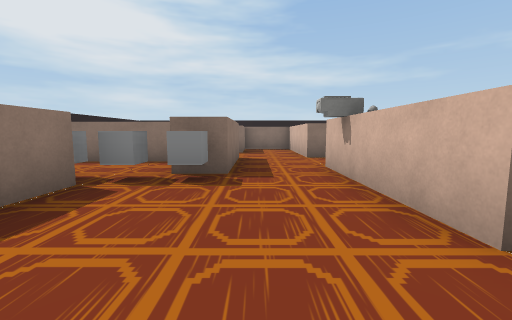
[1] (above)

14 first-person views from a walk through a 3-D level made in the Unity game engine. The camera is 0.72 m above the floor, tilts 6° down and sees 90° across. The floor is counted in squares, 1 m on a side. Each view is taken from the middle of a square. On the plan, view 1 faces up. The plan holds only what a view shows up to about 9 squares ahead; the rest is blank. The place goes on beyond the plan. The player is left out. Some surface patterns are stand-ins.

[2]
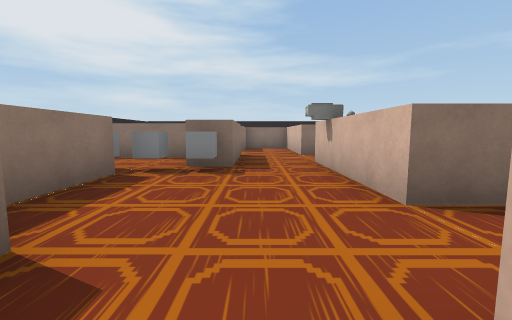

[3]
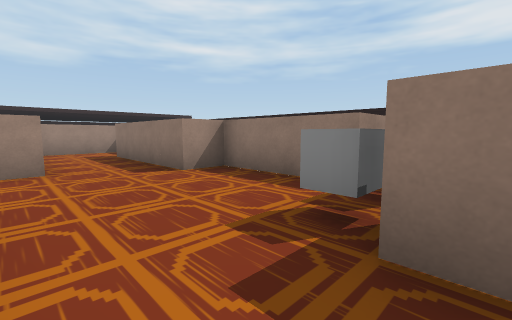

[4]
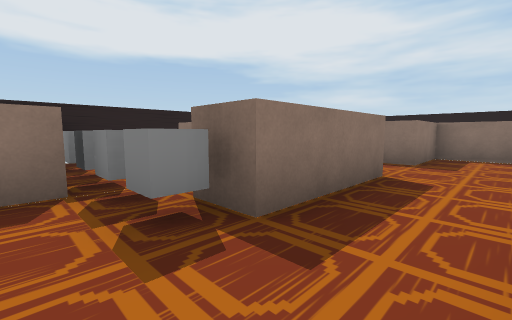

[5]
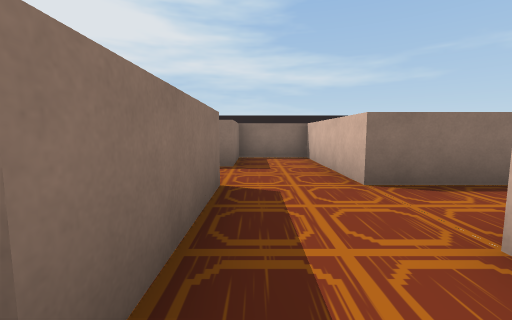

[6]
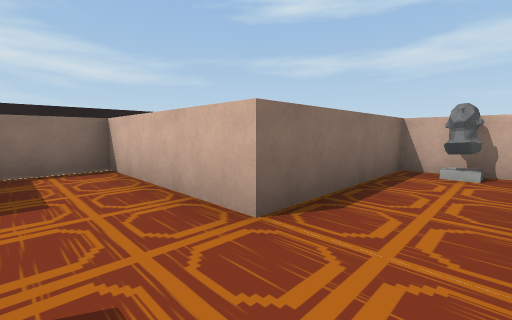

[7]
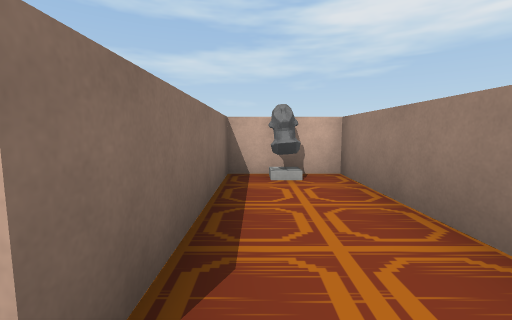

[8]
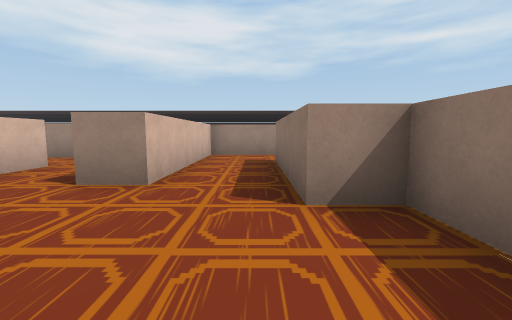

[9]
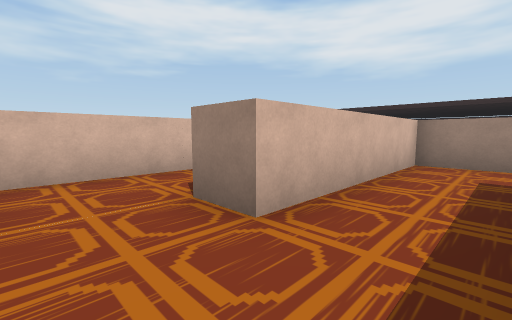

[10]
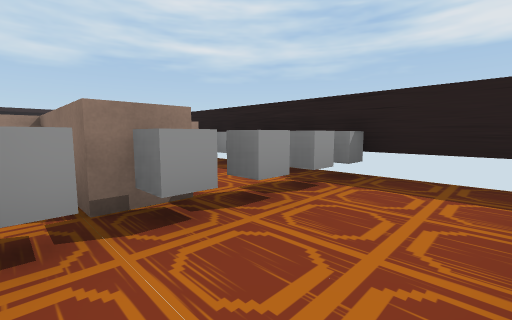

[11]
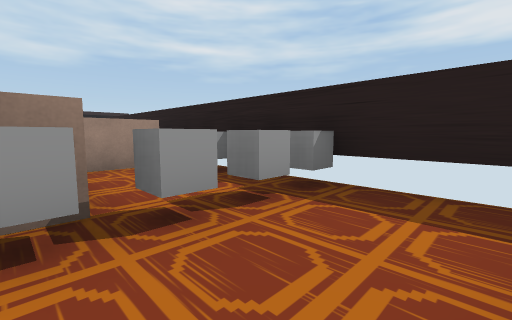

[12]
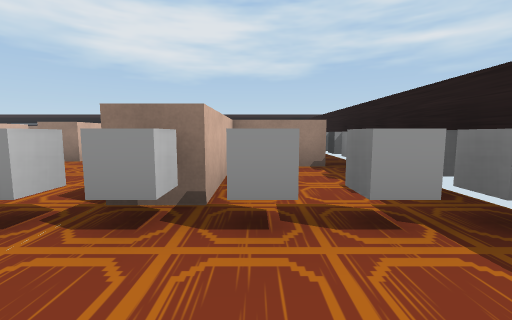

[13]
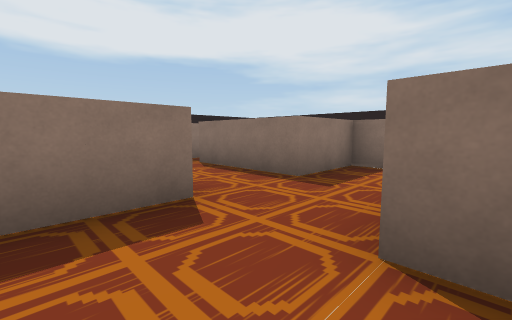

[14]
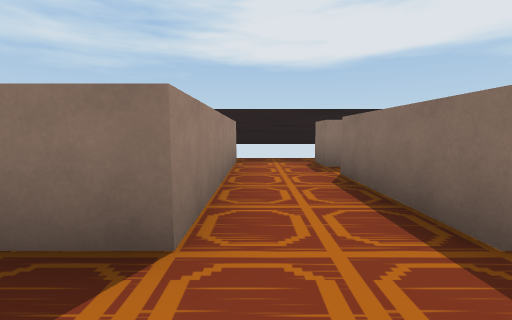

### Floor plan
Points are (right, up) in squares from view 1. A wall is a line through its corners. A room is listed if a view was taken in it or the views show most of it. See-through windows are left out.
Room 1 (views 1, 2, 4, 5, 8, 9)
walls: (2.6, 1.5) (1.5, 1.5) (1.5, 3.5); (3.5, -0.6) (3.5, 1.1); (-2.5, 3.5) (-2.5, 0.5) (-1.5, 0.5) (-1.5, -3.5); (-0.5, 4.5) (-1.5, 4.5); (-1.8, -5.5) (0.5, -5.5) (0.5, -0.5) (1.5, -0.5)
ways out: opening at (0.5, 5) to room 2
objects: box (-2, 4); box (-1, 4)
Room 2 (views 3, 6, 7, 13, 14)
walls: (-4.5, 10.2) (-4.5, 9.5) (-5.5, 9.5); (2.4, 5.5) (5.5, 5.5) (5.5, 7.5) (1.5, 7.5) (1.5, 11.5) (-0.5, 11.5) (-0.5, 9.5) (-3.5, 9.5); (1.5, 4.4) (1.5, 5.5); (-5.5, 7.5) (-0.5, 7.5) (-0.5, 4.5); (-6.4, 9.8) (-6.4, 6.6)
ways out: opening at (0.5, 5) to room 1
objects: other object (5, 7)
Room 3 (views 10, 11, 12)
walls: (-2, 6.5) (-5.5, 6.5); (-6.4, 6.6) (-6.4, 0.6); (-5.5, 0.5) (-3.5, 0.5) (-3.5, 3.5) (-2.5, 3.5)
objects: box (-6, 1); box (-6, 2); box (-6, 3); box (-6, 4); box (-5, 4); box (-4, 4); box (-3, 4)

Where each view was taken, in squares from view 1:
view 1: 0 up, 0 right, facing up
view 2: 1 down, 0 right, facing up
view 3: 5 up, 1 right, facing down-left
view 4: 3 up, 1 right, facing up-left
view 5: 4 up, 0 right, facing up
view 6: 6 up, 0 right, facing up-right
view 7: 7 up, 1 right, facing right
view 8: 3 up, 1 left, facing down
view 9: 1 up, 1 left, facing down-right
view 10: 6 up, 2 left, facing down-left
view 11: 6 up, 3 left, facing down-left
view 12: 6 up, 4 left, facing down
view 13: 6 up, 2 right, facing up-left
view 14: 8 up, 1 right, facing left
